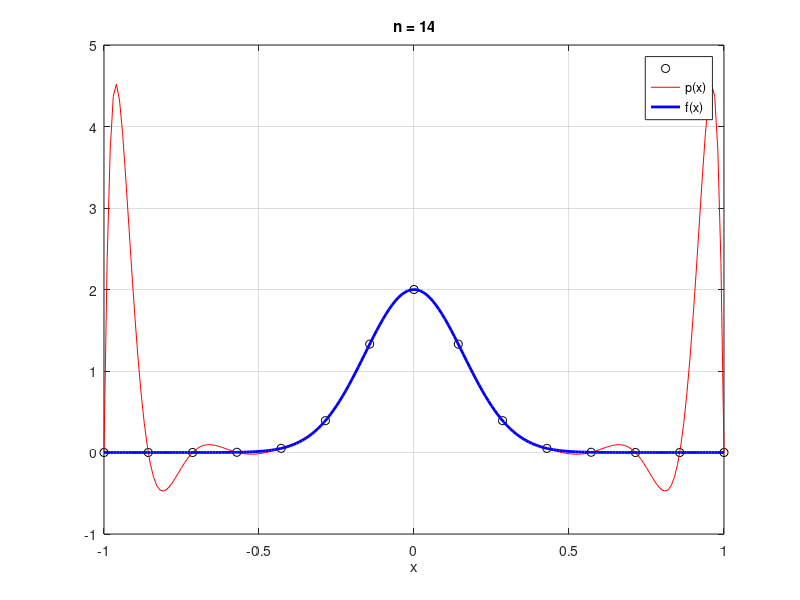
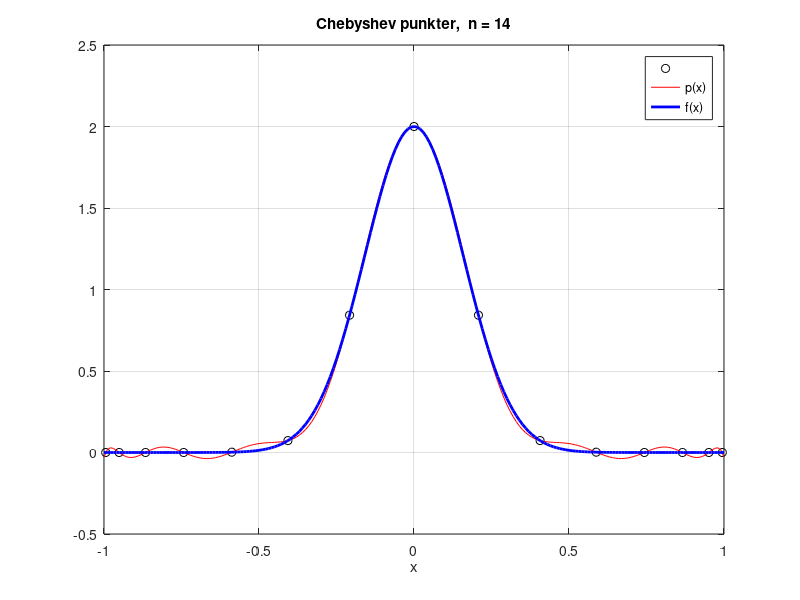
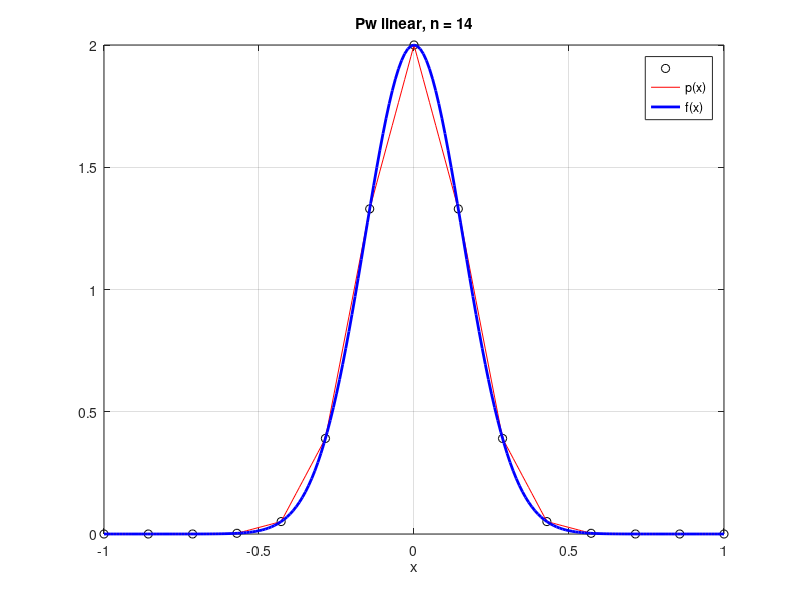
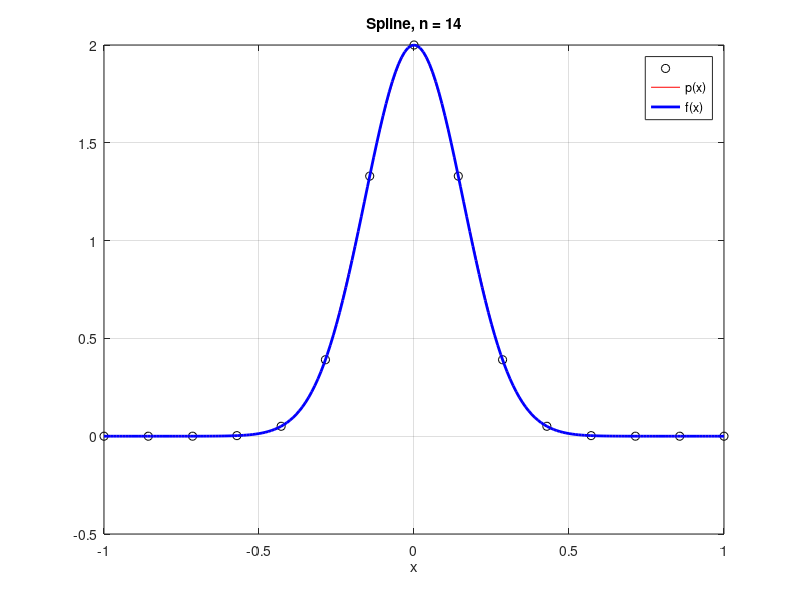

Reproduce these figures in MATLAB, in order.
clear all
close all

f = @(x) 2*exp(-x.^2/0.05);
N = 14;
x = linspace(-1,1,N+1)';
y = f(x);


%
c = polyfit(x, y, N);


% Rita upp punkterna samt det interpolerande polynomet
xv = [-1:0.01:1];
pv = polyval(c, xv);

figure()
plot(x,y,'ko',xv,pv,'r', xv,f(xv),'b', 'LineWidth',2)
xlabel('x')
grid on
legend('', 'p(x)', 'f(x)')
title(['n = ', num2str(N)])

%% Chebyshev nodes
k = 1:N+1;
xcheb = cos((2*k - 1)/(2*(N+1))*pi);
ycheb = f(xcheb);

c = polyfit(xcheb, ycheb, N);


% Rita upp punkterna samt det interpolerande polynomet

xv = [-1:0.01:1];
pv = polyval(c, xv);

figure()
plot(xcheb,ycheb,'ko',xv,pv,'r', xv,f(xv),'b', 'LineWidth',2)
xlabel('x')
grid on
legend('', 'p(x)', 'f(x)')
title(['Chebyshev punkter,  n = ', num2str(N)])


%% 
figure()
yy = interp1(x, y, xv, 'linear');
plot(x,y,'ko',xv, yy,'r', xv,f(xv),'b', 'LineWidth',2)
xlabel('x')
grid on
legend('', 'p(x)', 'f(x)')
title(['Pw linear, n = ', num2str(N)])

%%
%%
figure()
yy = interp1(x, y, xv, 'spline');
plot(x,y,'ko',xv, yy,'r', xv,f(xv),'b', 'LineWidth',2)
xlabel('x')
grid on
legend('', 'p(x)', 'f(x)')
title(['Spline, n = ', num2str(N)])
